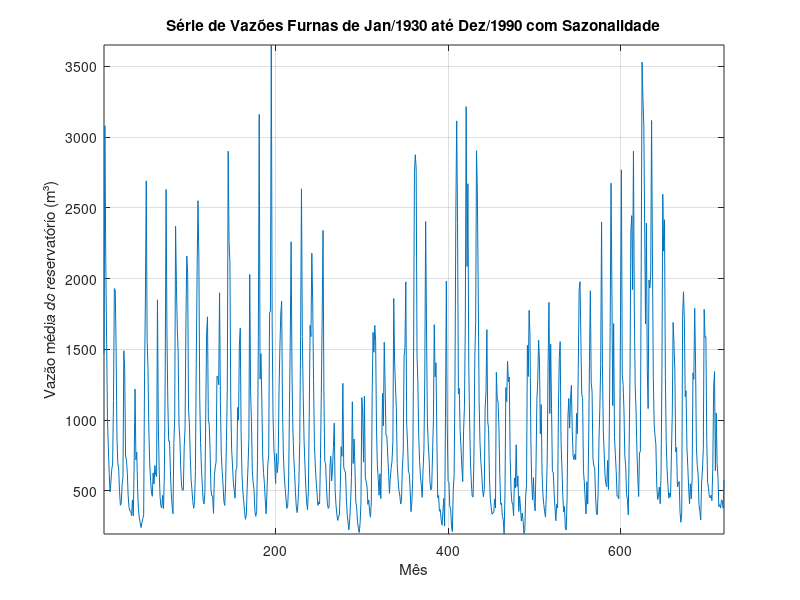

Recreate this plot in MATLAB. (Note: this script raises an error after producing the figure.)
% DISCIPLINA: TIP7044 - ESTIMAÇÃO E IDENTIFICAÇÃO DE SISTEMAS (2022.2 - T01)
% PROFESSOR: GUILHERME DE ALENCAR BARRETO
% ALUNO(A): ANDREZA COSTA NASCIMENTO
% MATRÍCULA: 544957

% 1º TRABALHO COMPUTACIONAL

%% Parte 1 - Método Artigo

clc;clear;

serie_vazoes = load('furnas.dat');
ln_serie = log(serie_vazoes);
m_serie = mean(ln_serie);
dp_serie = std(ln_serie);
modulo_serie = reshape(((ln_serie-m_serie)./dp_serie)', 1,[]);
serie_vazoes = reshape((serie_vazoes)', 1,[]);

fig = figure; clf

h = plot(serie_vazoes); hold on

grid on

% define figure properties
opts.Colors     = get(groot,'defaultAxesColorOrder');
opts.saveFolder = 'img/';
opts.width      = 20;
opts.height     = 10;
opts.fontType   = 'Times';
opts.fontSize   = 24.6;

% add axis labes and legend
axis tight
title('Série de Vazões Furnas de Jan/1930 até Dez/1990 com Sazonalidade')
xlabel('Mês')
ylabel('Vazão média do reservatório (m³)')
%legend('1960','1946','1970','1972','1975')

% scaling
fig.Units               = 'centimeters';
fig.Position(3)         = opts.width;
fig.Position(4)         = opts.height;

% set text properties
set(fig.Children, ...
    'FontName',     'Times', ...
    'FontSize',     23);

% remove unnecessary white space
set(gca,'LooseInset',max(get(gca,'TightInset'), 0.02))
hold off

fig = figure; clf

h = plot(modulo_serie); hold on

grid on

% define figure properties
opts.Colors     = get(groot,'defaultAxesColorOrder');
opts.saveFolder = 'img/';
opts.width      = 20;
opts.height     = 10;
opts.fontType   = 'Times';
opts.fontSize   = 24.6;

% add axis labes and legend
axis tight
title('Série de Vazões Furnas de Jan/1930 até Dez/1990 sem Sazonalidade')
xlabel('Mês')
ylabel('Vazão média do reservatório (m³)')
%legend('1960','1946','1970','1972','1975')

% scaling
fig.Units               = 'centimeters';
fig.Position(3)         = opts.width;
fig.Position(4)         = opts.height;

% set text properties
set(fig.Children, ...
    'FontName',     'Times', ...
    'FontSize',     23);

% remove unnecessary white space
set(gca,'LooseInset',max(get(gca,'TightInset'), 0.02))
hold off

% HISTOGRAMAS

fig = figure; clf

h = histogram(serie_vazoes); hold on

grid on

% define figure properties
opts.Colors     = get(groot,'defaultAxesColorOrder');
opts.saveFolder = 'img/';
opts.width      = 20;
opts.height     = 10;
opts.fontType   = 'Times';
opts.fontSize   = 24.6;

% add axis labes and legend
axis tight
title('Histograma da Série de Vazões Furnas com Sazonalidade')
xlabel('Vazão média do reservatório (m³)')
ylabel('Frequência (Meses)')
%legend('1960','1946','1970','1972','1975')

% scaling
fig.Units               = 'centimeters';
fig.Position(3)         = opts.width;
fig.Position(4)         = opts.height;

% set text properties
set(fig.Children, ...
    'FontName',     'Times', ...
    'FontSize',     23);

% remove unnecessary white space
set(gca,'LooseInset',max(get(gca,'TightInset'), 0.02))
hold off

fig = figure; clf

h = histogram(modulo_serie); hold on

grid on

% define figure properties
opts.Colors     = get(groot,'defaultAxesColorOrder');
opts.saveFolder = 'img/';
opts.width      = 20;
opts.height     = 10;
opts.fontType   = 'Times';
opts.fontSize   = 24.6;

% add axis labes and legend
axis tight
title('Histograma da Série de Vazões Furnas sem Sazonalidade')
%xlabel('Vazão média do reservatório (m³)')
ylabel('Frequência (Meses)')
%legend('1960','1946','1970','1972','1975')

% scaling
fig.Units               = 'centimeters';
fig.Position(3)         = opts.width;
fig.Position(4)         = opts.height;

% set text properties
set(fig.Children, ...
    'FontName',     'Times', ...
    'FontSize',     23);

% remove unnecessary white space
set(gca,'LooseInset',max(get(gca,'TightInset'), 0.02))
hold off

%% Parte 1  - Método Alternativo

clc;clear;

serie_vazoes = load('furnas.dat');
m_serie = mean(serie_vazoes);
modulo_serie = reshape((serie_vazoes./m_serie)', 1,[]);
serie_vazoes = reshape((serie_vazoes)', 1,[]);

fig = figure; clf

h = plot(serie_vazoes); hold on

grid on

% define figure properties
opts.Colors     = get(groot,'defaultAxesColorOrder');
opts.saveFolder = 'img/';
opts.width      = 20;
opts.height     = 10;
opts.fontType   = 'Times';
opts.fontSize   = 24.6;

% add axis labes and legend
axis tight
title('Série de vazões Furnas de Jan/1930 até Dez/1990 com Sazonalidade')
xlabel('Mês')
ylabel('Vazão média do reservatório (m³)')
%legend('1960','1946','1970','1972','1975')

% scaling
fig.Units               = 'centimeters';
fig.Position(3)         = opts.width;
fig.Position(4)         = opts.height;

% set text properties
set(fig.Children, ...
    'FontName',     'Times', ...
    'FontSize',     23);

% remove unnecessary white space
set(gca,'LooseInset',max(get(gca,'TightInset'), 0.02))
hold off

fig = figure; clf

h = plot(modulo_serie); hold on

grid on

% define figure properties
opts.Colors     = get(groot,'defaultAxesColorOrder');
opts.saveFolder = 'img/';
opts.width      = 20;
opts.height     = 10;
opts.fontType   = 'Times';
opts.fontSize   = 24.6;

% add axis labes and legend
axis tight
title('Série de vazões Furnas de Jan/1930 até Dez/1990 sem Sazonalidade')
xlabel('Mês')
ylabel('Vazão média do reservatório (m³)')
%legend('1960','1946','1970','1972','1975')

% scaling
fig.Units               = 'centimeters';
fig.Position(3)         = opts.width;
fig.Position(4)         = opts.height;

% set text properties
set(fig.Children, ...
    'FontName',     'Times', ...
    'FontSize',     23);

% remove unnecessary white space
set(gca,'LooseInset',max(get(gca,'TightInset'), 0.02))
hold off

%% Item 2
